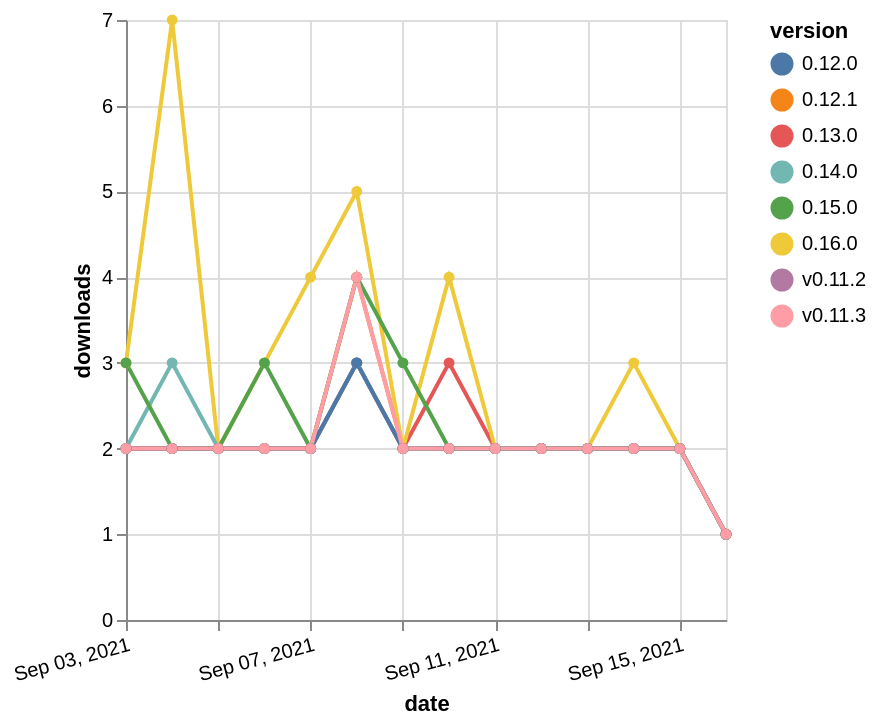

Describe this chart as a Vega-Lite specification.
### Vega-Lite specification from a JSON file in a GitHub repository (floating-point values rounded to 4 significant figures)
{"$schema": "https://vega.github.io/schema/vega-lite/v5.json", "description": "A simple bar chart with embedded data.", "data": {"values": [{"date": "2021-09-03", "total": 2203, "delta": 2, "version": "v0.11.2"}, {"date": "2021-09-04", "total": 2205, "delta": 2, "version": "v0.11.2"}, {"date": "2021-09-05", "total": 2207, "delta": 2, "version": "v0.11.2"}, {"date": "2021-09-06", "total": 2209, "delta": 2, "version": "v0.11.2"}, {"date": "2021-09-07", "total": 2211, "delta": 2, "version": "v0.11.2"}, {"date": "2021-09-08", "total": 2214, "delta": 3, "version": "v0.11.2"}, {"date": "2021-09-09", "total": 2216, "delta": 2, "version": "v0.11.2"}, {"date": "2021-09-10", "total": 2218, "delta": 2, "version": "v0.11.2"}, {"date": "2021-09-11", "total": 2220, "delta": 2, "version": "v0.11.2"}, {"date": "2021-09-12", "total": 2222, "delta": 2, "version": "v0.11.2"}, {"date": "2021-09-13", "total": 2224, "delta": 2, "version": "v0.11.2"}, {"date": "2021-09-14", "total": 2226, "delta": 2, "version": "v0.11.2"}, {"date": "2021-09-15", "total": 2228, "delta": 2, "version": "v0.11.2"}, {"date": "2021-09-16", "total": 2229, "delta": 1, "version": "v0.11.2"}, {"date": "2021-09-03", "total": 2358, "delta": 2, "version": "0.12.1"}, {"date": "2021-09-04", "total": 2360, "delta": 2, "version": "0.12.1"}, {"date": "2021-09-05", "total": 2362, "delta": 2, "version": "0.12.1"}, {"date": "2021-09-06", "total": 2364, "delta": 2, "version": "0.12.1"}, {"date": "2021-09-07", "total": 2366, "delta": 2, "version": "0.12.1"}, {"date": "2021-09-08", "total": 2370, "delta": 4, "version": "0.12.1"}, {"date": "2021-09-09", "total": 2372, "delta": 2, "version": "0.12.1"}, {"date": "2021-09-10", "total": 2374, "delta": 2, "version": "0.12.1"}, {"date": "2021-09-11", "total": 2376, "delta": 2, "version": "0.12.1"}, {"date": "2021-09-12", "total": 2378, "delta": 2, "version": "0.12.1"}, {"date": "2021-09-13", "total": 2380, "delta": 2, "version": "0.12.1"}, {"date": "2021-09-14", "total": 2382, "delta": 2, "version": "0.12.1"}, {"date": "2021-09-15", "total": 2384, "delta": 2, "version": "0.12.1"}, {"date": "2021-09-16", "total": 2385, "delta": 1, "version": "0.12.1"}, {"date": "2021-09-03", "total": 2098, "delta": 2, "version": "0.13.0"}, {"date": "2021-09-04", "total": 2100, "delta": 2, "version": "0.13.0"}, {"date": "2021-09-05", "total": 2102, "delta": 2, "version": "0.13.0"}, {"date": "2021-09-06", "total": 2104, "delta": 2, "version": "0.13.0"}, {"date": "2021-09-07", "total": 2106, "delta": 2, "version": "0.13.0"}, {"date": "2021-09-08", "total": 2109, "delta": 3, "version": "0.13.0"}, {"date": "2021-09-09", "total": 2111, "delta": 2, "version": "0.13.0"}, {"date": "2021-09-10", "total": 2114, "delta": 3, "version": "0.13.0"}, {"date": "2021-09-11", "total": 2116, "delta": 2, "version": "0.13.0"}, {"date": "2021-09-12", "total": 2118, "delta": 2, "version": "0.13.0"}, {"date": "2021-09-13", "total": 2120, "delta": 2, "version": "0.13.0"}, {"date": "2021-09-14", "total": 2122, "delta": 2, "version": "0.13.0"}, {"date": "2021-09-15", "total": 2124, "delta": 2, "version": "0.13.0"}, {"date": "2021-09-16", "total": 2125, "delta": 1, "version": "0.13.0"}, {"date": "2021-09-03", "total": 2150, "delta": 3, "version": "0.16.0"}, {"date": "2021-09-04", "total": 2157, "delta": 7, "version": "0.16.0"}, {"date": "2021-09-05", "total": 2159, "delta": 2, "version": "0.16.0"}, {"date": "2021-09-06", "total": 2162, "delta": 3, "version": "0.16.0"}, {"date": "2021-09-07", "total": 2166, "delta": 4, "version": "0.16.0"}, {"date": "2021-09-08", "total": 2171, "delta": 5, "version": "0.16.0"}, {"date": "2021-09-09", "total": 2173, "delta": 2, "version": "0.16.0"}, {"date": "2021-09-10", "total": 2177, "delta": 4, "version": "0.16.0"}, {"date": "2021-09-11", "total": 2179, "delta": 2, "version": "0.16.0"}, {"date": "2021-09-12", "total": 2181, "delta": 2, "version": "0.16.0"}, {"date": "2021-09-13", "total": 2183, "delta": 2, "version": "0.16.0"}, {"date": "2021-09-14", "total": 2186, "delta": 3, "version": "0.16.0"}, {"date": "2021-09-15", "total": 2188, "delta": 2, "version": "0.16.0"}, {"date": "2021-09-16", "total": 2189, "delta": 1, "version": "0.16.0"}, {"date": "2021-09-03", "total": 2104, "delta": 2, "version": "0.14.0"}, {"date": "2021-09-04", "total": 2107, "delta": 3, "version": "0.14.0"}, {"date": "2021-09-05", "total": 2109, "delta": 2, "version": "0.14.0"}, {"date": "2021-09-06", "total": 2111, "delta": 2, "version": "0.14.0"}, {"date": "2021-09-07", "total": 2113, "delta": 2, "version": "0.14.0"}, {"date": "2021-09-08", "total": 2116, "delta": 3, "version": "0.14.0"}, {"date": "2021-09-09", "total": 2118, "delta": 2, "version": "0.14.0"}, {"date": "2021-09-10", "total": 2120, "delta": 2, "version": "0.14.0"}, {"date": "2021-09-11", "total": 2122, "delta": 2, "version": "0.14.0"}, {"date": "2021-09-12", "total": 2124, "delta": 2, "version": "0.14.0"}, {"date": "2021-09-13", "total": 2126, "delta": 2, "version": "0.14.0"}, {"date": "2021-09-14", "total": 2128, "delta": 2, "version": "0.14.0"}, {"date": "2021-09-15", "total": 2130, "delta": 2, "version": "0.14.0"}, {"date": "2021-09-16", "total": 2131, "delta": 1, "version": "0.14.0"}, {"date": "2021-09-03", "total": 2019, "delta": 3, "version": "0.15.0"}, {"date": "2021-09-04", "total": 2021, "delta": 2, "version": "0.15.0"}, {"date": "2021-09-05", "total": 2023, "delta": 2, "version": "0.15.0"}, {"date": "2021-09-06", "total": 2026, "delta": 3, "version": "0.15.0"}, {"date": "2021-09-07", "total": 2028, "delta": 2, "version": "0.15.0"}, {"date": "2021-09-08", "total": 2032, "delta": 4, "version": "0.15.0"}, {"date": "2021-09-09", "total": 2035, "delta": 3, "version": "0.15.0"}, {"date": "2021-09-10", "total": 2037, "delta": 2, "version": "0.15.0"}, {"date": "2021-09-11", "total": 2039, "delta": 2, "version": "0.15.0"}, {"date": "2021-09-12", "total": 2041, "delta": 2, "version": "0.15.0"}, {"date": "2021-09-13", "total": 2043, "delta": 2, "version": "0.15.0"}, {"date": "2021-09-14", "total": 2045, "delta": 2, "version": "0.15.0"}, {"date": "2021-09-15", "total": 2047, "delta": 2, "version": "0.15.0"}, {"date": "2021-09-16", "total": 2048, "delta": 1, "version": "0.15.0"}, {"date": "2021-09-03", "total": 2224, "delta": 2, "version": "0.12.0"}, {"date": "2021-09-04", "total": 2226, "delta": 2, "version": "0.12.0"}, {"date": "2021-09-05", "total": 2228, "delta": 2, "version": "0.12.0"}, {"date": "2021-09-06", "total": 2230, "delta": 2, "version": "0.12.0"}, {"date": "2021-09-07", "total": 2232, "delta": 2, "version": "0.12.0"}, {"date": "2021-09-08", "total": 2235, "delta": 3, "version": "0.12.0"}, {"date": "2021-09-09", "total": 2237, "delta": 2, "version": "0.12.0"}, {"date": "2021-09-10", "total": 2239, "delta": 2, "version": "0.12.0"}, {"date": "2021-09-11", "total": 2241, "delta": 2, "version": "0.12.0"}, {"date": "2021-09-12", "total": 2243, "delta": 2, "version": "0.12.0"}, {"date": "2021-09-13", "total": 2245, "delta": 2, "version": "0.12.0"}, {"date": "2021-09-14", "total": 2247, "delta": 2, "version": "0.12.0"}, {"date": "2021-09-15", "total": 2249, "delta": 2, "version": "0.12.0"}, {"date": "2021-09-16", "total": 2250, "delta": 1, "version": "0.12.0"}, {"date": "2021-09-03", "total": 2422, "delta": 2, "version": "v0.11.3"}, {"date": "2021-09-04", "total": 2424, "delta": 2, "version": "v0.11.3"}, {"date": "2021-09-05", "total": 2426, "delta": 2, "version": "v0.11.3"}, {"date": "2021-09-06", "total": 2428, "delta": 2, "version": "v0.11.3"}, {"date": "2021-09-07", "total": 2430, "delta": 2, "version": "v0.11.3"}, {"date": "2021-09-08", "total": 2434, "delta": 4, "version": "v0.11.3"}, {"date": "2021-09-09", "total": 2436, "delta": 2, "version": "v0.11.3"}, {"date": "2021-09-10", "total": 2438, "delta": 2, "version": "v0.11.3"}, {"date": "2021-09-11", "total": 2440, "delta": 2, "version": "v0.11.3"}, {"date": "2021-09-12", "total": 2442, "delta": 2, "version": "v0.11.3"}, {"date": "2021-09-13", "total": 2444, "delta": 2, "version": "v0.11.3"}, {"date": "2021-09-14", "total": 2446, "delta": 2, "version": "v0.11.3"}, {"date": "2021-09-15", "total": 2448, "delta": 2, "version": "v0.11.3"}, {"date": "2021-09-16", "total": 2449, "delta": 1, "version": "v0.11.3"}]}, "width": "container", "mark": {"type": "line", "point": {"filled": true}}, "encoding": {"x": {"field": "date", "type": "temporal", "timeUnit": "yearmonthdate", "title": "date", "axis": {"labelAngle": -15}}, "y": {"field": "delta", "type": "quantitative", "title": "downloads"}, "color": {"field": "version", "type": "nominal"}, "tooltip": {"field": "delta"}}}
